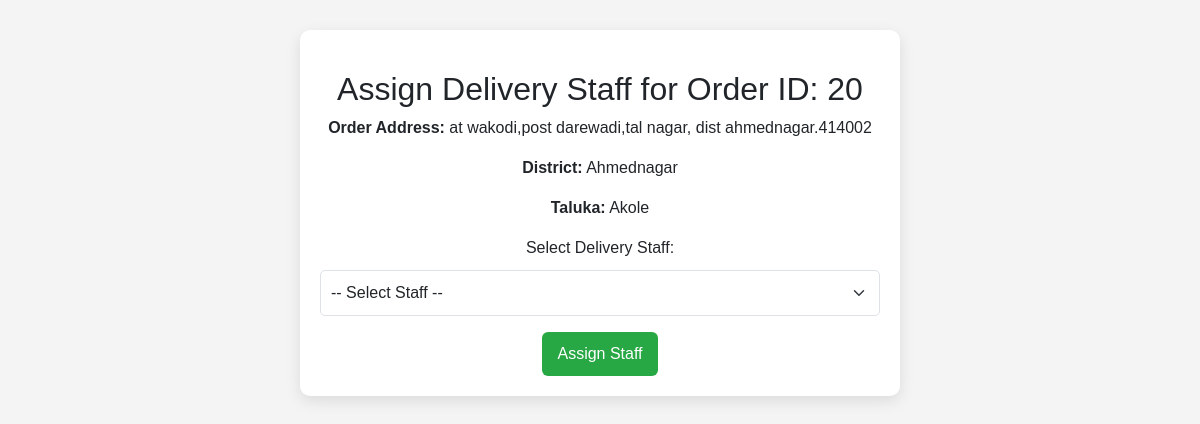
The app's page /assign_delivery.php?order_id=20 (signed in) with its own data.
### tables this page shows
CREATE TABLE `confirm_order` (
  `id` int(11) NOT NULL,
  `user_id` int(11) NOT NULL,
  `name` varchar(255) NOT NULL,
  `number` varchar(15) NOT NULL,
  `email` varchar(255) NOT NULL,
  `address` text NOT NULL,
  `total_books` text NOT NULL,
  `total_price` decimal(10,2) NOT NULL,
  `order_date` date NOT NULL DEFAULT curdate(),
  `payment_id` varchar(255) DEFAULT NULL,
  `payment_status` enum('pending','success','failed') NOT NULL DEFAULT 'pending',
  `delivery_staff_id` int(11) DEFAULT NULL,
  `order_status` varchar(50) DEFAULT 'Pending',
  `district` varchar(255) NOT NULL,
  `taluka` varchar(255) NOT NULL
);

### assign_delivery.php (the view, shortened to what this page needs)
<?php
include 'config.php';
if (isset($_GET['order_id'])) {
    $order_id = $_GET['order_id'];
    $order_query = mysqli_query($conn, "SELECT * FROM confirm_order WHERE id = $order_id");
    $order = mysqli_fetch_assoc($order_query);
    $order_address = $order['address'];
    $order_dist = trim($order['district']);
    $order_tal = trim($order['taluka']);
    $staff_query = mysqli_query($conn, "
        SELECT * FROM delivery_staff
        WHERE district = '$order_dist'
        AND (taluka = '$order_tal' OR taluka LIKE '%,$order_tal,%' OR taluka LIKE '$order_tal,%' OR taluka LIKE '%,$order_tal' OR taluka LIKE '%$order_tal%')
        AND status = 'Active'
    ");
}
?>
<!DOCTYPE html>
<html lang="en">
<head>
    <link rel="stylesheet" href="https://cdn.jsdelivr.net/npm/bootstrap@5.3.0/dist/css/bootstrap.min.css">
</head>
<body>
<div class="container">
    <h2>Assign Delivery Staff for Order ID: <?= $order_id; ?></h2>
    <p><strong>Order Address:</strong> <?= $order_address; ?></p>
    <p><strong>District:</strong> <?= $order_dist; ?></p>
    <p><strong>Taluka:</strong> <?= $order_tal; ?></p>
    <?php if (mysqli_num_rows($staff_query) > 0) { ?>
        <form action="assign_delivery_process.php" method="POST">
            <label for="staff">Select Delivery Staff:</label>
            <select name="staff_id" class="form-select" required>
                <option value="">-- Select Staff --</option>
            </select>
            <button type="submit" class="btn btn-assign mt-3">Assign Staff</button>
        </form>
    <?php } else { ?>
        <p style="color: red;">No delivery staff available in this district and taluka.</p>
    <?php } ?>
</div>
</body>
</html>

### assign_delivery.php (style rules this page uses)
body { font-family: Arial, sans-serif; background: #f4f4f4; text-align: center; }
h2 { margin-top: 20px; }
.container { background: white; padding: 20px; width: 50%; margin: 30px auto; box-shadow: 0 5px 15px rgba(0, 0, 0, 0.1); border-radius: 10px; }
.btn-assign { background: #28a745; color: white; padding: 10px 15px; border: none; border-radius: 6px; font-size: 16px; cursor: pointer; }
.form-select { width: 100%; padding: 10px; margin-top: 10px; border-radius: 5px; }

### records on screen
confirm_order: address "at wakodi,post darewadi,tal nagar, dist ahmednagar.414002", district "Ahmednagar", taluka "Akole"

### other values on screen
$order_id "20"
